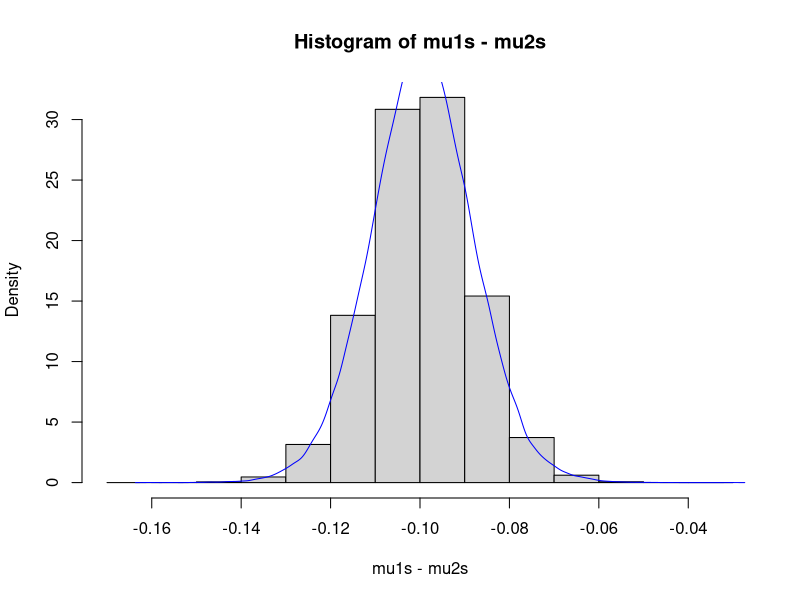
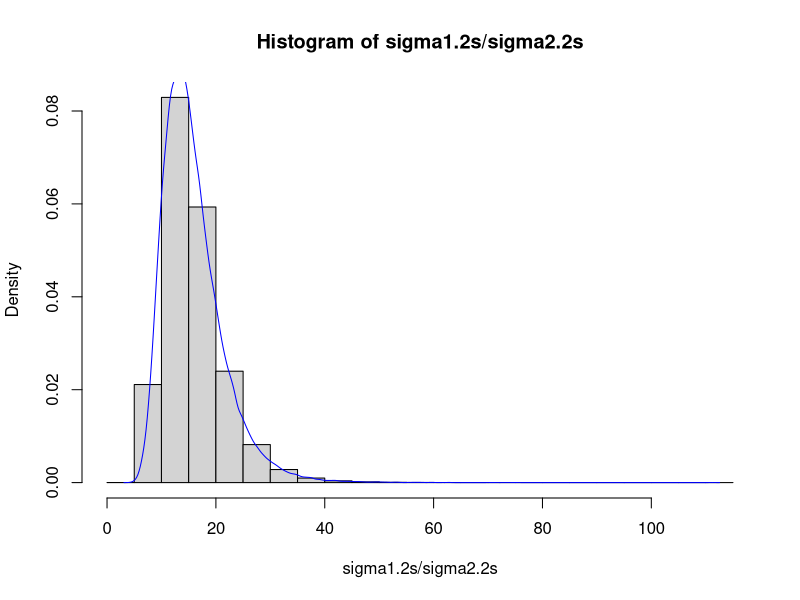

The R source for these figures, in order:
### Example 8.3:  Comparing Normal Means: Independent Sampling ###

n1 <- 24

ybar1 <- 7.8730

s1 <- 0.05353

n2 <- 123

ybar2 <- 7.9725

s2 <- 0.01409


### Independent draws from posterior ...

Nsim <- 100000

sigma1.2s <- 1 / rgamma(Nsim, (n1-1)/2, (n1-1)*s1^2/2)
sigma2.2s <- 1 / rgamma(Nsim, (n2-1)/2, (n2-1)*s2^2/2)

mu1s <- rnorm(Nsim, ybar1, sqrt(sigma1.2s/n1))
mu2s <- rnorm(Nsim, ybar2, sqrt(sigma2.2s/n2))


### Posterior inference based on empirical distribution of draws ...

  # approx. posterior density curve for mu1 - mu2 (histogram and smooth)

hist(mu1s - mu2s, freq=FALSE)
lines(density(mu1s - mu2s), col="blue")

  # approx. posterior mean and standard deviation of mu1 - mu2

mean(mu1s - mu2s)
sd(mu1s - mu2s)

  # Monte Carlo error of the approx. posterior mean of mu1 - mu2

sd(mu1s - mu2s) / sqrt(Nsim)

  # approx. 95% credible interval for mu1 - mu2

quantile(mu1s - mu2s, c(0.025, 0.975))

  # approx. posterior probability that mu1 < mu2

mean(mu1s < mu2s)


### For comparison: Frequentist Welch Approximate 95% CI

df.approx <- (s1^2/n1 + s2^2/n2)^2 /
             ((s1^2/n1)^2/(n1-1) + (s2^2/n2)^2/(n2-1))

ybar1 - ybar2 + qt(c(0.025, 0.975), df.approx) *
                sqrt(s1^2/n1 + s2^2/n2)


### Does sigma1^2 really exceed sigma2^2?

  # approx. posterior density curve for sigma1^2/sigma2^2 (histogram and smooth)

hist(sigma1.2s / sigma2.2s, freq=FALSE)
lines(density(sigma1.2s / sigma2.2s), col="blue")

  # Find approx. posterior prob. of H0: sigma1^2 <= sigma2^2 ...

mean(sigma1.2s <= sigma2.2s)


  # For comparison: Frequentist F-test p-value

1 - pf(s1^2/s2^2, n1-1, n2-1)
